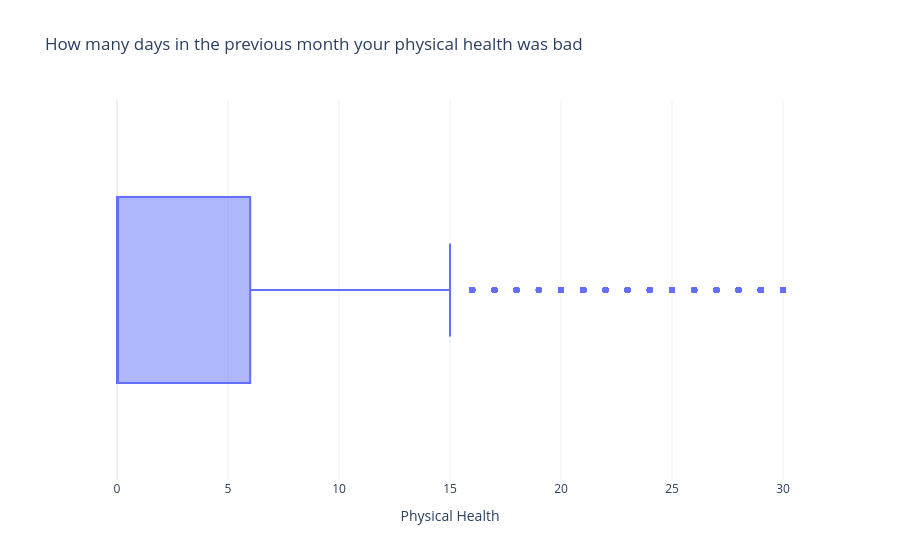

The notebook cell this image was saved under:
### Code cell
fig = px.box(df, x='PhysHlth', title= 'How many days in the previous month your physical health was bad', labels={'PhysHlth': 'Physical Health'})
fig.update_layout(template='plotly_white', yaxis_title=None)
fig.show()

### Figure 1 — Plotly figure (JSON) as saved in the notebook; plotly's stock layout.template omitted (floating-point values rounded to 4 significant figures; data arrays with more than 128 entries replaced by an {"elided": "..."} marker saying what was removed)
{"data": [{"alignmentgroup": "True", "hovertemplate": "Physical Health=%{x}<extra></extra>", "legendgroup": "", "marker": {"color": "#636efa"}, "name": "", "notched": false, "offsetgroup": "", "orientation": "h", "showlegend": false, "type": "box", "x": {"elided": "70692 int values"}, "x0": " ", "xaxis": "x", "y0": " ", "yaxis": "y"}], "layout": {"boxmode": "group", "legend": {"tracegroupgap": 0}, "title": {"text": "How many days in the previous month your physical health was bad"}, "xaxis": {"anchor": "y", "domain": [0, 1], "title": {"text": "Physical Health"}}, "yaxis": {"anchor": "x", "domain": [0, 1], "title": {}}}}
